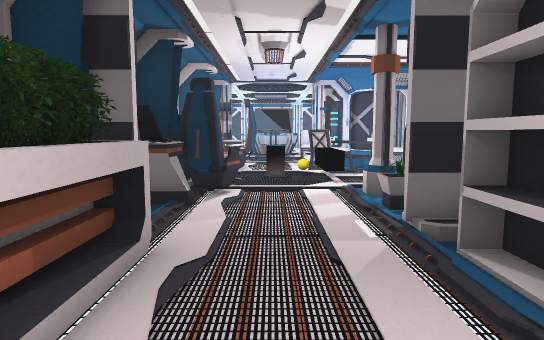
view 1 (above)

22 first-person views from a walk through a scene from a Unity 3-D project. The camera is 1.4 m above the floor, tilts 6° down and sees 75° across. Doors are open. The floor is counted in squares, 1 m on a side. Each view is taken from the middle of a square. On the plan, view 1 faces up. The plan holds only what a view shows up to about 15 squares ahead; the rest is blank. The place goes on beyond the plan. The player character is not drawn. Some surface patterns are stand-ins.

view 2
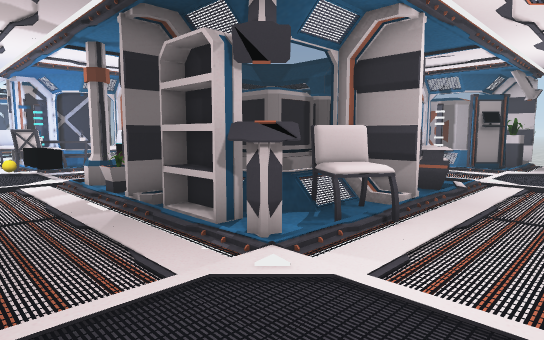

view 3
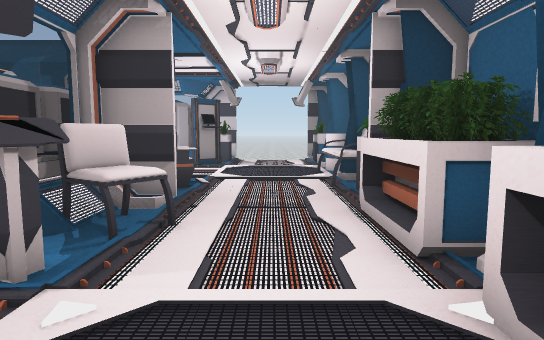

view 4
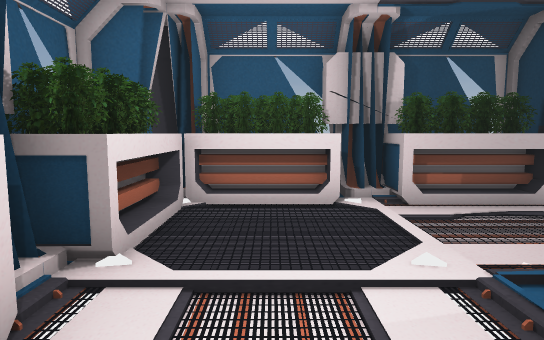

view 5
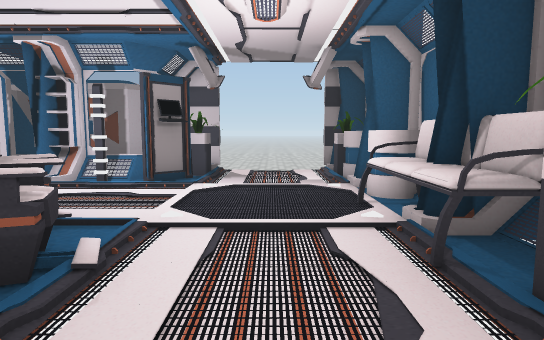

view 6
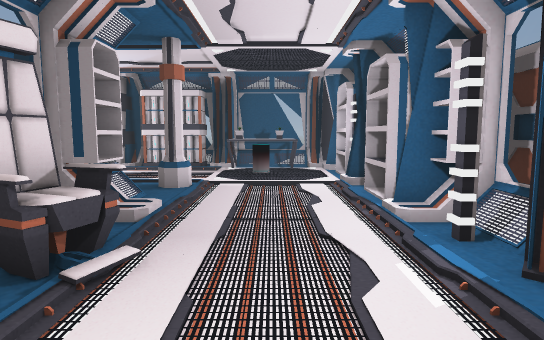

view 7
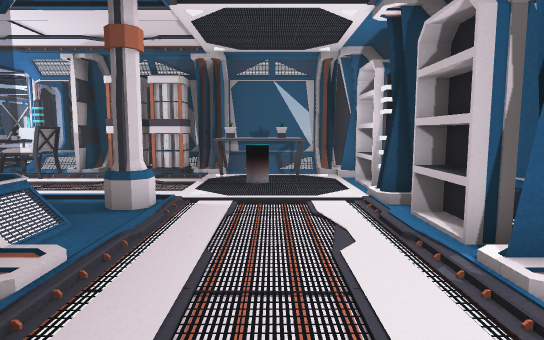

view 8
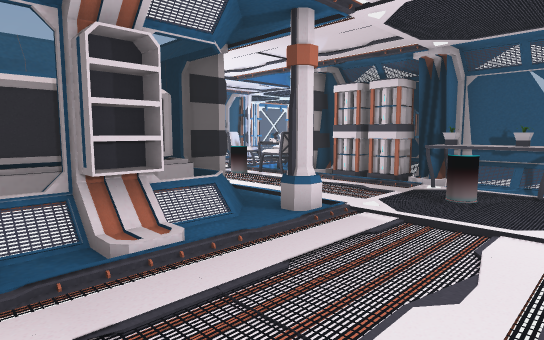

view 9
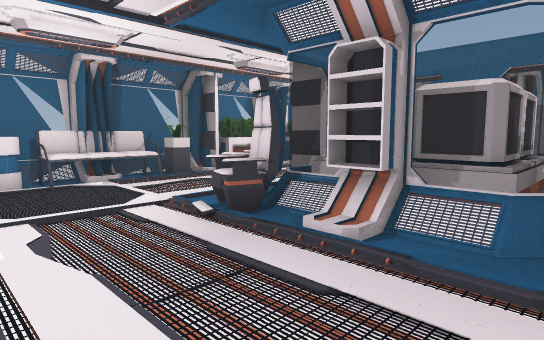

view 10
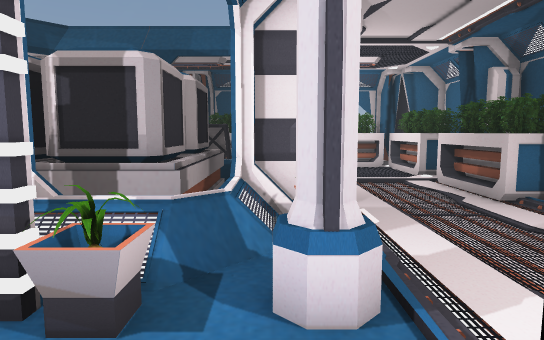

view 11
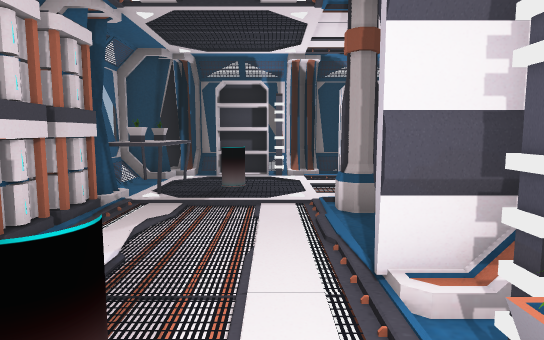

view 12
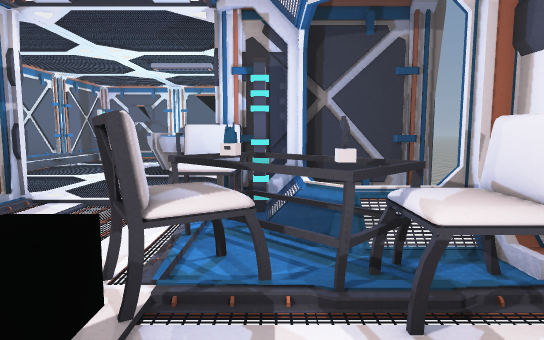

view 13
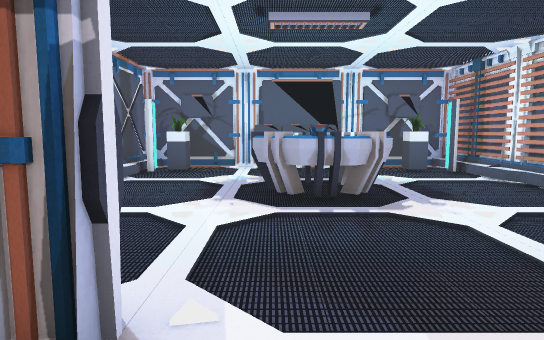

view 14
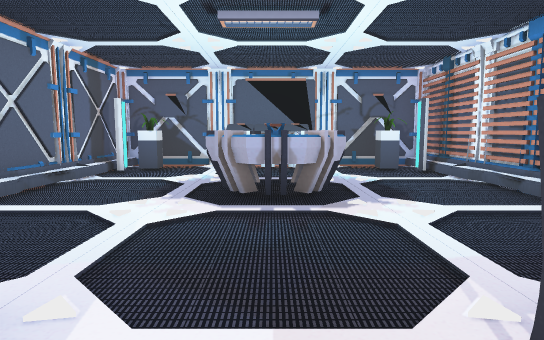

view 15
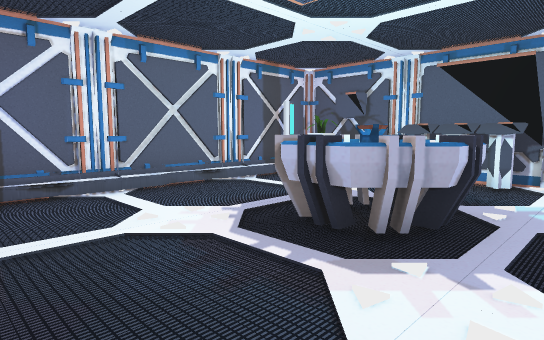

view 16
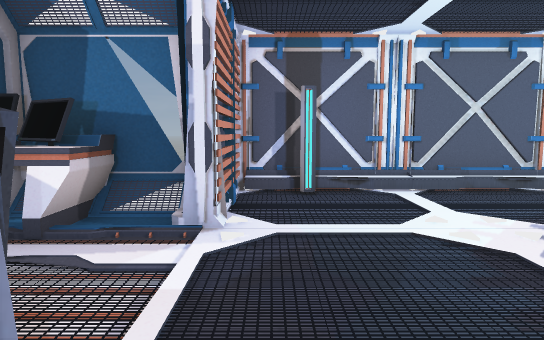

view 17
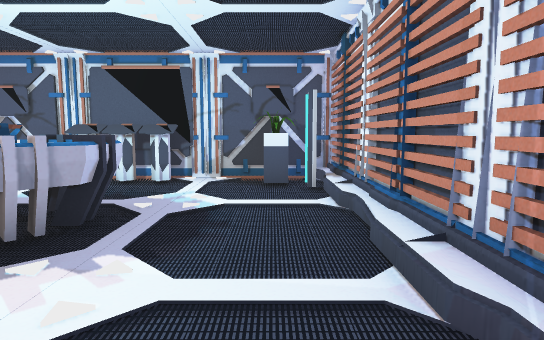

view 18
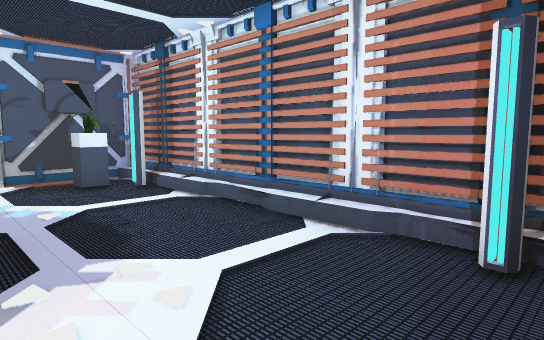

view 19
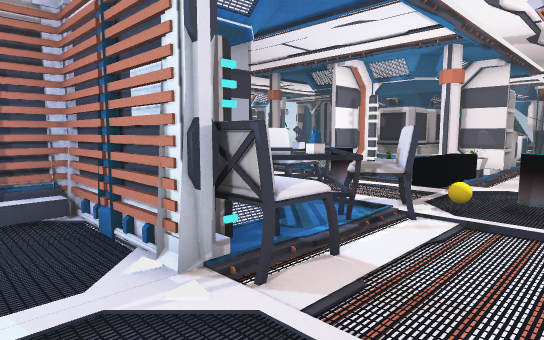

view 20
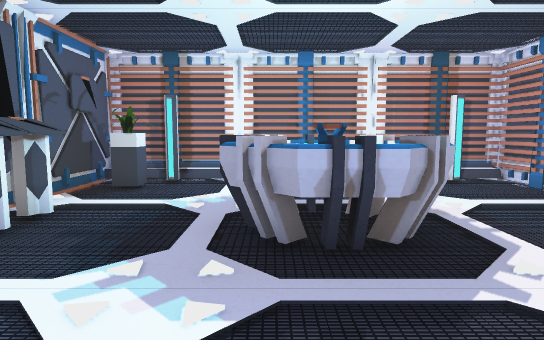

view 21
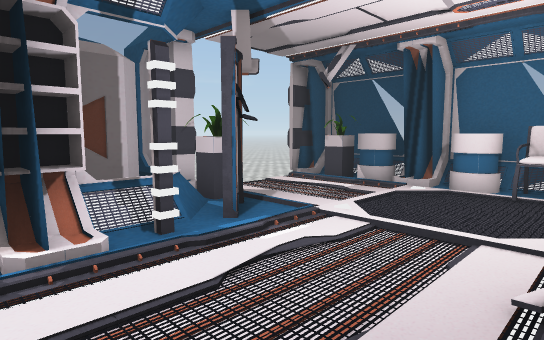

view 22
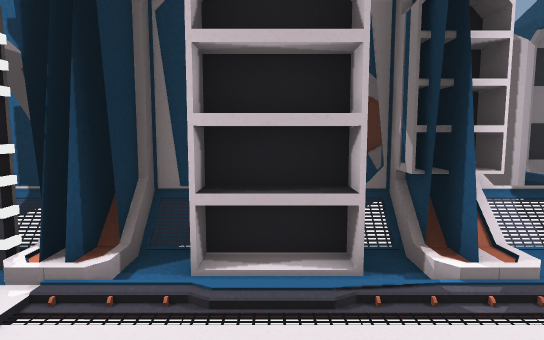

### Floor plan
Key: @ floor where view 1 was taken; # wall or solid block; . main floor; : floor 0.25 m higher than the main floor; / step, stairs or slope; D open door; = window, fence, low wall or low ledge; E desk; T table; C chair; B black cube; L column; P plant; S shelf; N container; A console; F sofa; R battery; J projector; O other object.
Columns run from 6 left of view 1 to 17 right of it. Each row starts with its distance up from view 1.
 29 #############
 28 #.P.AAAA..P.#
 27 ##.........##
 26 #...........#
 25 #.....J.....#
 24 #....JJJ....#
 23 #....JJJJ...#
 22 #....JJJ....#
 21 #...........#
 20 #...........#
 19 ##.........##
 18 #...........#
 17 ####DDDDD####
 16    =...CC=.
 15    EE...TT#.
 14    EEO..CTT=#RRR#=O=##
 13    E O.CCCCCD...OOOO##N
 12      ..OB.CCD....OOOSSN
 11      .O.B.OOD....OO.SS
 10      ...B...D.......S#N
  9    EEO..L.P#D..L....##N
  8    EEO..LL###::LL....#N
  7    EE...P##NNN=#....SSNN
  6    =.....:NNNNN/....S#N
  5    #DDDDD#NN NNS/...##NN
  4    OO...SSN  NN/.....#NN
  3    OO...SS#NNNNOO....:NN
  2    SO...AACC#/OOO....OP/
  1   #SO...AACCD.OO.....O..
  0   #SO.@.....D...........
 -1   #OO.......D...........
 -2   #OO.......D...........
 -3    #OOOOOOOOD..FFFFO#O..
 -4    ##OOSSSOO#PPF#FOO#OPP

Where each view was taken, in squares from view 1:
view 1: 0 up, 0 right, facing up
view 2: 2 down, 1 left, facing up-right
view 3: 1 down, 1 left, facing right
view 4: 1 down, 5 right, facing left
view 5: 1 down, 5 right, facing right
view 6: 1 down, 12 right, facing up
view 7: 2 up, 12 right, facing up
view 8: 3 up, 14 right, facing up-left
view 9: 8 up, 14 right, facing down-left
view 10: 11 up, 3 right, facing down
view 11: 10 up, 3 right, facing right
view 12: 10 up, 3 right, facing up
view 13: 15 up, 1 left, facing up
view 14: 15 up, 0 right, facing up
view 15: 18 up, 3 right, facing up-left
view 16: 18 up, 3 right, facing left
view 17: 18 up, 4 right, facing up
view 18: 18 up, 1 right, facing up-right
view 19: 19 up, 1 left, facing down-right
view 20: 24 up, 5 left, facing right
view 21: 6 up, 10 right, facing down-right
view 22: 7 up, 11 right, facing right
